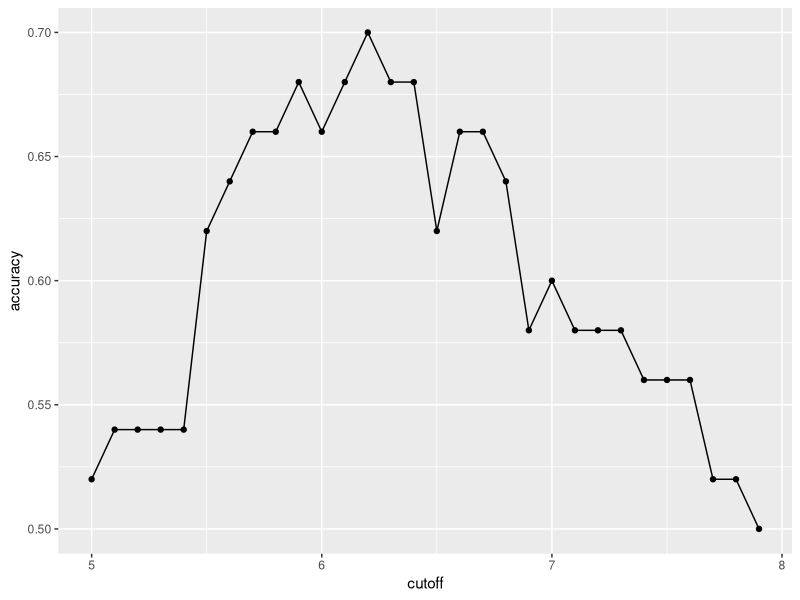
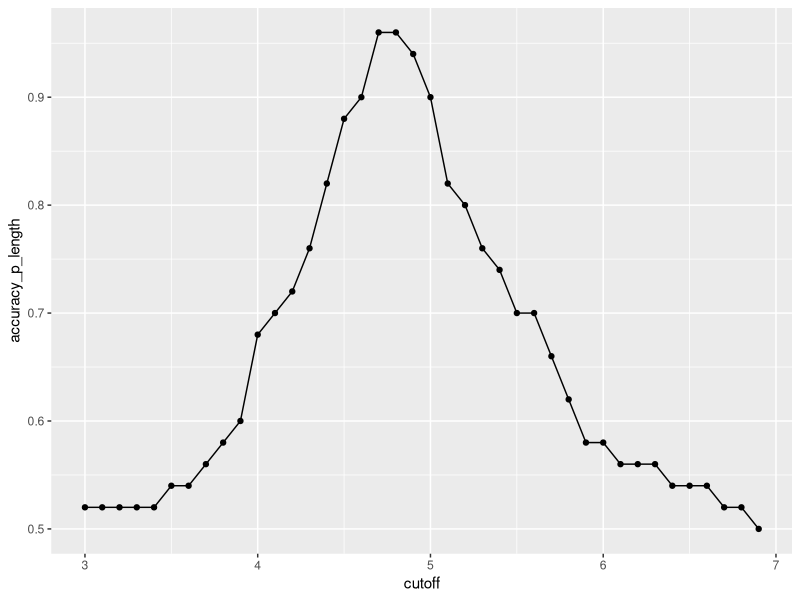
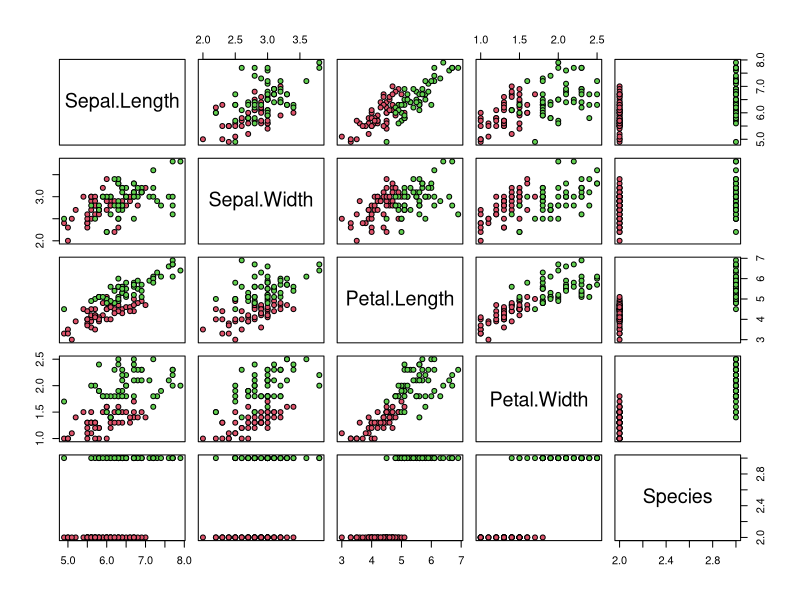

These charts were generated, in order, by the following R code:
install.packages("caret")
install.packages("dslabs")
library(tidyverse)
library(caret)

library(dslabs)
library(dplyr)
library(lubridate)

# Comprehension Check: Practice with Machine Learning, Part 1



## Downloading the data and making adjustments

dat <- mutate(reported_heights, date_time = ymd_hms(time_stamp)) %>%
  filter(date_time >= make_date(2016, 01, 25) & date_time < make_date(2016, 02, 1)) %>%
  mutate(type = ifelse(day(date_time) == 25 & hour(date_time) == 8 & between(minute(date_time), 15, 30), "inclass","online")) %>%
  select(sex, type)

y <- factor(dat$sex, c("Female", "Male"))
x <- dat$type

## Model which predicts that person is male if the individual participated in online course

y_hat <- ifelse(x == "online", "Male", "Female") %>% 
  factor(levels = levels(y))

## Accuracy of the Model
mean(y_hat==y)

## Confusion Table
table(y_hat, y)

## Confusion Matrix
confusionMatrix(y_hat,reference = y)

## New data Iris dataset

data(iris)
iris <- iris[-which(iris$Species=='setosa'),]
y <- iris$Species


## Dividing the data into train and test data

set.seed(2, sample.kind="Rounding") 
test_index <- createDataPartition(y,times=1,p=0.5,list=FALSE)
test <- iris[test_index,]
train <- iris[-test_index,]

## a simple search to find the cutoff that produces the highest accuracy, 
## predicting virginica if greater than the cutoff and versicolor otherwise

# 1 Sepal Length

range(train$Sepal.Length)

cutoff <- seq(5.0, 7.9, by = 0.1)
accuracy <- map_dbl(cutoff, function(x){
  y_hat <- ifelse(train$Sepal.Length > x, "virginica", "versicolor") %>% 
    factor(levels = levels(train$Species))
  mean(y_hat == train$Species)
})

## Plot of the graph
ggplot(, aes(cutoff,accuracy)) + geom_point() + geom_line()

## Maximum accuracy and best_cutoff

max(accuracy) # 0.7
cutoff[which.max(accuracy)] # 6.2


# Sepal Width

range(train$Sepal.Width)

cutoff <- seq(2.0, 3.8, by = 0.1)
accuracy_width <- map_dbl(cutoff, function(x){
  y_hat <- ifelse(train$Sepal.Width > x, "virginica", "versicolor") %>% 
    factor(levels = levels(train$Species))
  mean(y_hat == train$Species)
})

## Maximum accuracy and best_cutoff  - Sepal Width

max(accuracy_width) # 62%
cutoff[which.max(accuracy)] # 3.2

# Petal Length and width

range(train$Petal.Length)

cutoff <- seq(3.0, 6.9, by = 0.1)
accuracy_p_length <- map_dbl(cutoff, function(x){
  y_hat <- ifelse(train$Petal.Length > x, "virginica", "versicolor") %>% 
    factor(levels = levels(train$Species))
  mean(y_hat == train$Species)
})

ggplot(, aes(cutoff,accuracy_p_length)) + geom_point() + geom_line()


range(train$Petal.Width)

cutoff <- seq(1.0, 2.5, by = 0.1)
accuracy_p_width <- map_dbl(cutoff, function(x){
  y_hat <- ifelse(train$Petal.Width > x, "virginica", "versicolor") %>% 
    factor(levels = levels(train$Species))
  mean(y_hat == train$Species)
})



## Maximum accuracy and best_cutoff  - Petal Lenght and width

max(accuracy_p_length) # 96%
cutoff[which.max(accuracy_p_length)] # 4.7

max(accuracy_p_width) # 94%
cutoff[which.max(accuracy)] # 2.2


## Applying the model to test data petal.length > 4.7 then virginica


range(test$Petal.Length)

  y_hat <- ifelse(test$Petal.Length > 4.7, "virginica", "versicolor") %>% 
    factor(levels = levels(test$Species))
  mean(y_hat == test$Species)


  #### Answers The line of codes runs the model all over classifiers
  
  foo <- function(x){
    rangedValues <- seq(range(x)[1],range(x)[2],by=0.1)
    sapply(rangedValues,function(i){
      y_hat <- ifelse(x>i,'virginica','versicolor')
      mean(y_hat==train$Species)
    })
  }
  
  predictions <- apply(train[,-5],2,foo)
  sapply(predictions,max)	
  
 
  
  
  predictions <- foo(train[,3])
  rangedValues <- seq(range(train[,3])[1],range(train[,3])[2],by=0.1)
  cutoffs <-rangedValues[which(predictions==max(predictions))]
  
  y_hat <- ifelse(test[,3]>cutoffs[1],'virginica','versicolor')
  mean(y_hat==test$Species)
  
  ##########################################################
  
  # Q10
  
  foo <- function(x){
    rangedValues <- seq(range(x)[1],range(x)[2],by=0.1)
    sapply(rangedValues,function(i){
      y_hat <- ifelse(x>i,'virginica','versicolor')
      mean(y_hat==test$Species)
    })
  }
  
  predictions <- apply(test[,-5],2,foo)
  sapply(predictions,max)	
  
  
  # Q11
  
  plot(iris, pch = 21, bg = iris$Species)
  
  
  y_hat <- ifelse(test$Petal.Length > 4.7 | test$Petal.Width > 2.2, "virginica", "versicolor") %>% 
    factor(levels = levels(test$Species))
  mean(y_hat == test$Species)
  
  
  
